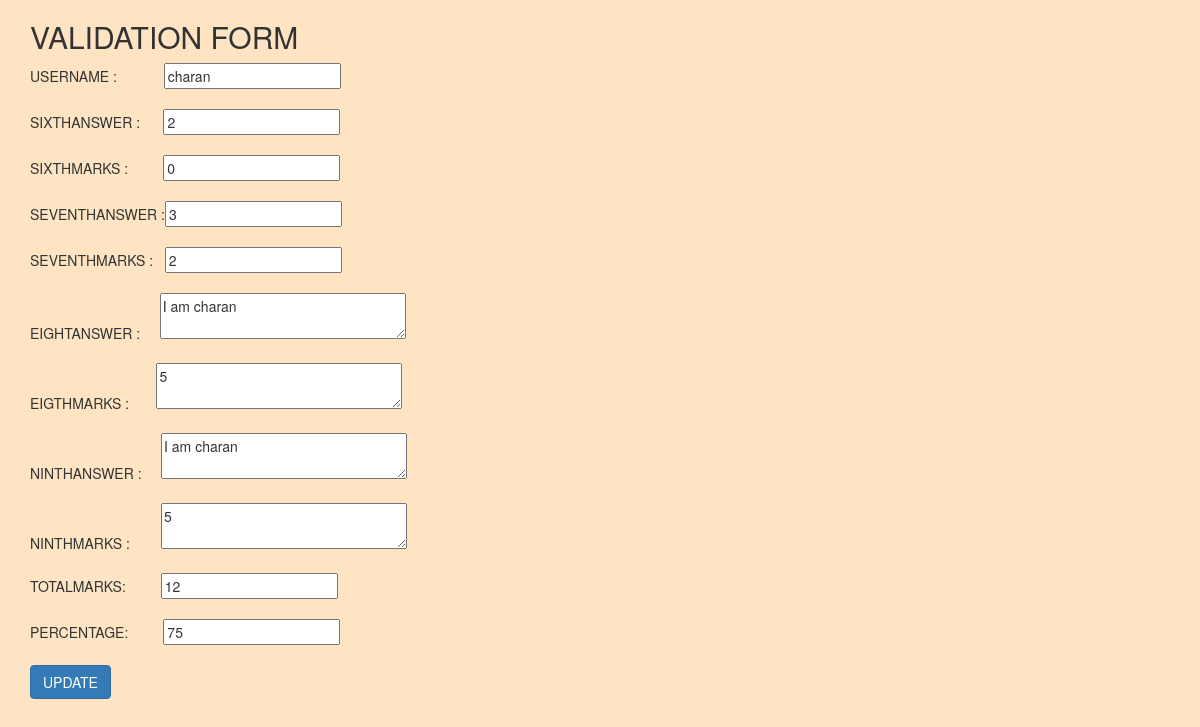
The app's page /validate/45/ with its own data.
### examapp2/models.py (models this page shows)
class TotalScore(models.Model):
    username=models.CharField(max_length=50,default="sumanth")
    sixthquestionanswer=models.IntegerField(default=0)
    sixthquestionmarks=models.IntegerField(default=0)
    seventhquestionanswer=models.IntegerField(default=0)
    seventhquestionmarks=models.IntegerField(default=0)
    eigthquestionanswer=models.CharField(max_length=300,default="n/a")
    eigthquestionmarks=models.IntegerField(default=0)
    ninthquestionanswer=models.CharField(max_length=300,default="n/a")
    ninthquestionmarks=models.IntegerField(default=0)
    totalmarks=models.IntegerField(default=0)
    percentage=models.IntegerField(default=0)

### examapp2/views.py (the view)
# urls.py: url(r'^validate/(?P<id>\d+)/$', views.Validate),
def Validate(request,id):
    employee = TotalScore.objects.get(id=id)
    if request.method =='POST':
        form = TotalScoreForm(request.POST, instance=employee)
        if form.is_valid():
            form.save()
            return redirect('/dashboard')
    return render(request, 'examapp2/VALIDATE.html', {'employee':employee})

### examapp2/templates/examapp2/VALIDATE.html (shortened to what this page needs)
<!DOCTYPE html>
<html lang="en" dir="ltr">
  <head>
    <link rel="stylesheet" href="https://maxcdn.bootstrapcdn.com/bootstrap/3.3.7/css/bootstrap.min.css">
  </head>
  <body style="background-color:Bisque;>
    <div class="jumbotron">
      <div class="container">
        <h2>VALIDATION FORM</h2>
        <form method="post">
          USERNAME :&nbsp &nbsp &nbsp &nbsp &nbsp &nbsp <input type="text" name="username" value="{{employee.username}}"><br><br>
          SIXTHANSWER :&nbsp &nbsp &nbsp <input type="text" name="sixthquestionanswer" value="{{employee.sixthquestionanswer}}"><br><br>
          SIXTHMARKS :&nbsp &nbsp &nbsp &nbsp &nbsp<input type="text" name="sixthquestionmarks" value="{{employee.sixthquestionmarks}}"><br><br>
          SEVENTHANSWER :<input type="text" name="seventhquestionanswer" value="{{employee.seventhquestionanswer}}"><br><br>
          SEVENTHMARKS :&nbsp &nbsp<input type="text" name="seventhquestionmarks" value="{{employee.seventhquestionmarks}}"><br><br>
          EIGHTANSWER :&nbsp &nbsp &nbsp<textarea name="eigthquestionanswer" rows="2" cols="30">{{employee.eigthquestionanswer}}</textarea><br><br>
          EIGTHMARKS :&nbsp &nbsp &nbsp &nbsp<textarea name="eigthquestionmarks" rows="2" cols="30">{{employee.eigthquestionmarks}}</textarea><br><br>
          NINTHANSWER :&nbsp &nbsp &nbsp<textarea name="ninthquestionanswer" rows="2" cols="30">{{employee.eigthquestionanswer}}</textarea><br><br>
          NINTHMARKS :&nbsp &nbsp &nbsp &nbsp <textarea name="ninthquestionmarks" rows="2" cols="30">{{employee.eigthquestionmarks}}</textarea><br><br>
          TOTALMARKS:&nbsp &nbsp &nbsp &nbsp &nbsp<input type="text" name="totalmarks" value="{{employee.totalmarks}}"><br><br>
          PERCENTAGE:&nbsp &nbsp &nbsp &nbsp &nbsp<input type="text" name="percentage" value="{{employee.percentage}}">
          <br><br>
          <input type="submit" name="" class="btn btn-primary"value="UPDATE">
        </form>
      </div>
  </body>
</html>

### records on screen
TotalScore: username "charan", sixthquestionanswer "2", sixthquestionmarks "0", seventhquestionanswer "3", seventhquestionmarks "2", eigthquestionanswer "I am charan", eigthquestionmarks "5", ninthquestionanswer "I am charan", ninthquestionmarks "5", totalmarks "12", percentage "75"
